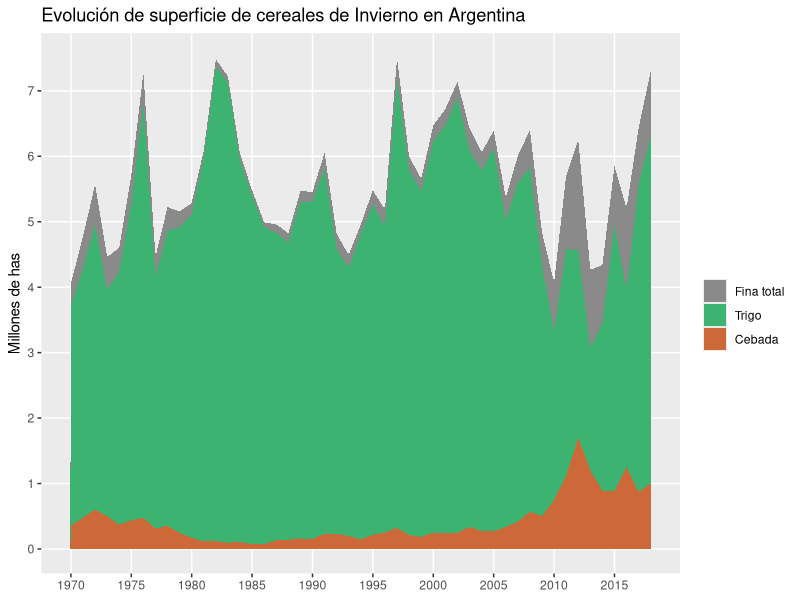
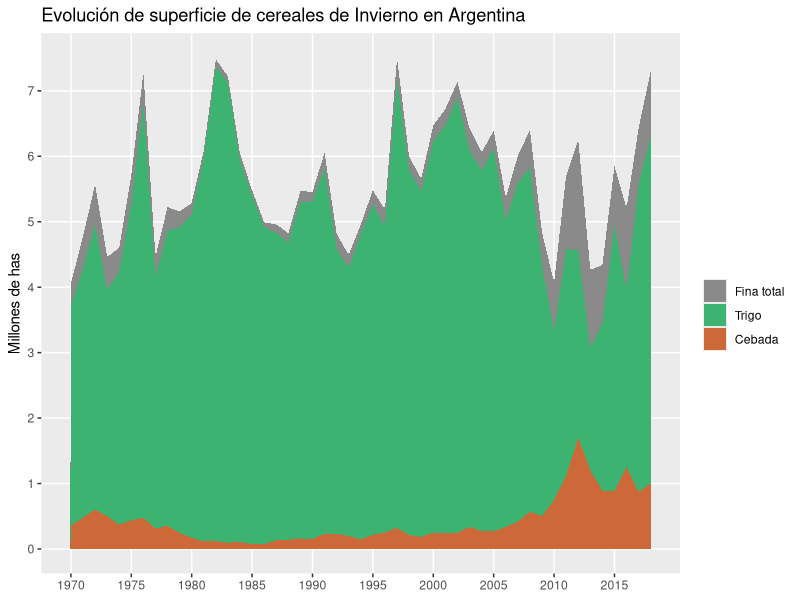

The R source for these figures, in order:
# dat %>% datapasta::dpasta()

da <- tibble::tribble(
  ~Item, ~Year, ~Unit,  ~Value,
  "Barley",  1961,  "ha",  741500,
  "Barley",  1962,  "ha",  360900,
  "Barley",  1963,  "ha",  695100,
  "Barley",  1964,  "ha",  552600,
  "Barley",  1965,  "ha",  383700,
  "Barley",  1966,  "ha",  410700,
  "Barley",  1967,  "ha",  496200,
  "Barley",  1968,  "ha",  538800,
  "Barley",  1969,  "ha",  457000,
  "Barley",  1970,  "ha",  356200,
  "Barley",  1971,  "ha",  478800,
  "Barley",  1972,  "ha",  601200,
  "Barley",  1973,  "ha",  501600,
  "Barley",  1974,  "ha",  368700,
  "Barley",  1975,  "ha",  438800,
  "Barley",  1976,  "ha",  476100,
  "Barley",  1977,  "ha",  310000,
  "Barley",  1978,  "ha",  355000,
  "Barley",  1979,  "ha",  246000,
  "Barley",  1980,  "ha",  172600,
  "Barley",  1981,  "ha",  114700,
  "Barley",  1982,  "ha",  118900,
  "Barley",  1983,  "ha",   96300,
  "Barley",  1984,  "ha",  107200,
  "Barley",  1985,  "ha",   75700,
  "Barley",  1986,  "ha",   76255,
  "Barley",  1987,  "ha",  131138,
  "Barley",  1988,  "ha",  139160,
  "Barley",  1989,  "ha",  162030,
  "Barley",  1990,  "ha",  148900,
  "Barley",  1991,  "ha",  233480,
  "Barley",  1992,  "ha",  228700,
  "Barley",  1993,  "ha",  198850,
  "Barley",  1994,  "ha",  149260,
  "Barley",  1995,  "ha",  217880,
  "Barley",  1996,  "ha",  249860,
  "Barley",  1997,  "ha",  323000,
  "Barley",  1998,  "ha",  212165,
  "Barley",  1999,  "ha",  184605,
  "Barley",  2000,  "ha",  247830,
  "Barley",  2001,  "ha",  246490,
  "Barley",  2002,  "ha",  250760,
  "Barley",  2003,  "ha",  334348,
  "Barley",  2004,  "ha",  275307,
  "Barley",  2005,  "ha",  267450,
  "Barley",  2006,  "ha",  337592,
  "Barley",  2007,  "ha",  416325,
  "Barley",  2008,  "ha",  570125,
  "Barley",  2009,  "ha",  502640,
  "Barley",  2010,  "ha",  746435,
  "Barley",  2011,  "ha", 1121278,
  "Barley",  2012,  "ha", 1694545,
  "Barley",  2013,  "ha", 1203306,
  "Barley",  2014,  "ha",  888873,
  "Barley",  2015,  "ha",  888873,
  "Barley",  2016,  "ha", 1246891,
  "Barley",  2017,  "ha",  870213,
  "Wheat",  1961,  "ha", 4420900,
  "Wheat",  1962,  "ha", 3744700,
  "Wheat",  1963,  "ha", 5676000,
  "Wheat",  1964,  "ha", 6135400,
  "Wheat",  1965,  "ha", 4601200,
  "Wheat",  1966,  "ha", 5213600,
  "Wheat",  1967,  "ha", 5811600,
  "Wheat",  1968,  "ha", 5837200,
  "Wheat",  1969,  "ha", 5191300,
  "Wheat",  1970,  "ha", 3700800,
  "Wheat",  1971,  "ha", 4294640,
  "Wheat",  1972,  "ha", 4965100,
  "Wheat",  1973,  "ha", 3957900,
  "Wheat",  1974,  "ha", 4233000,
  "Wheat",  1975,  "ha", 5270600,
  "Wheat",  1976,  "ha", 6794900,
  "Wheat",  1977,  "ha", 4153000,
  "Wheat",  1978,  "ha", 4868600,
  "Wheat",  1979,  "ha", 4911800,
  "Wheat",  1980,  "ha", 5113400,
  "Wheat",  1981,  "ha", 5972300,
  "Wheat",  1982,  "ha", 7364200,
  "Wheat",  1983,  "ha", 7123800,
  "Wheat",  1984,  "ha", 5929800,
  "Wheat",  1985,  "ha", 5404300,
  "Wheat",  1986,  "ha", 4914100,
  "Wheat",  1987,  "ha", 4828900,
  "Wheat",  1988,  "ha", 4686615,
  "Wheat",  1989,  "ha", 5307274,
  "Wheat",  1990,  "ha", 5307274,
  "Wheat",  1991,  "ha", 5817300,
  "Wheat",  1992,  "ha", 4584550,
  "Wheat",  1993,  "ha", 4295200,
  "Wheat",  1994,  "ha", 4811300,
  "Wheat",  1995,  "ha", 5262580,
  "Wheat",  1996,  "ha", 4932950,
  "Wheat",  1997,  "ha", 7182040,
  "Wheat",  1998,  "ha", 5783030,
  "Wheat",  1999,  "ha", 5471860,
  "Wheat",  2000,  "ha", 6222980,
  "Wheat",  2001,  "ha", 6475695,
  "Wheat",  2002,  "ha", 6887970,
  "Wheat",  2003,  "ha", 6089630,
  "Wheat",  2004,  "ha", 5782072,
  "Wheat",  2005,  "ha", 6123570,
  "Wheat",  2006,  "ha", 5028140,
  "Wheat",  2007,  "ha", 5589230,
  "Wheat",  2008,  "ha", 5831684,
  "Wheat",  2009,  "ha", 4334780,
  "Wheat",  2010,  "ha", 3325457,
  "Wheat",  2011,  "ha", 4582575,
  "Wheat",  2012,  "ha", 4560213,
  "Wheat",  2013,  "ha", 3060199,
  "Wheat",  2014,  "ha", 3451785,
  "Wheat",  2015,  "ha", 4957300,
  "Wheat",  2016,  "ha", 3953102,
  "Wheat",  2017,  "ha", 5566385,
  "Wheat",  2018,  "ha", 6300000,
  "Barley",  2018,  "ha",   1e+06
)
library(tidyverse)

da %>% 
  filter(Year>1969) %>% 
  pivot_wider(names_from = Item, values_from = Value) %>% 
  ggplot(aes(x = Year))+
  geom_area(aes(y=(Barley+Wheat)/1000000, fill="Fina total")) + 
  geom_area(aes(y=Wheat/1000000, fill="Trigo")) + 
  geom_area(aes(y=Barley/1000000, fill="Cebada")) + 
  scale_fill_manual(name="", 
                    values = c("Fina total"="#8A8A8A", 
                               "Trigo" = "#3CB371", 
                               "Cebada" = "#CD6839"),
                    breaks = c("Fina total", "Trigo", "Cebada")) + 
  scale_y_continuous(breaks = seq(0,8, by = 1))+
  scale_x_continuous(breaks = seq(1970, max(da$Year), by = 5))+
  labs(y = "Millones de has", x = NULL, fill=NULL,
       title = "Evolución de superficie de cereales de Invierno en Argentina")+
  theme(panel.grid.minor = element_blank())

ggsave(filename="arg.png", scale =2, 
       width = 80, height = 60, dpi = 150, units = "mm")
